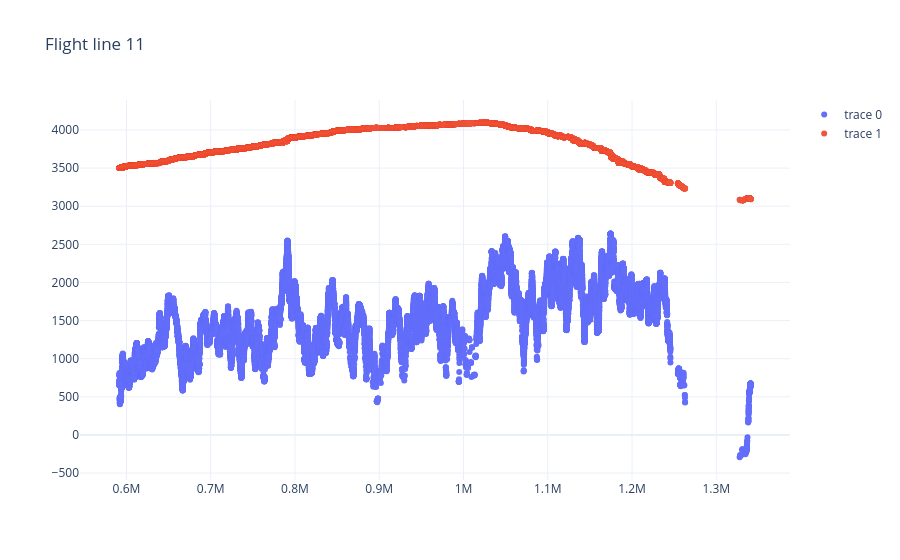

Write notebook code for a chart like this one.
### Markdown cell above
# Look at roughness ratio between surface and bed

### Code cell
fig = go.Figure(data = go.Scatter(x = bas_agab[bas_agab["trajectory_id"] == 11]["x"], 
                                  y = bas_agab[bas_agab["trajectory_id"] == 11]["b"], 
                                  mode = 'markers'))
fig.add_trace(go.Scatter(x = bas_agab[bas_agab["trajectory_id"] == 11]["x"], 
                                  y = bas_agab[bas_agab["trajectory_id"] == 11]["s"], 
                                  mode = 'markers'))
fig.update_layout(title = "Flight line 11", template = "plotly_white")
# Dome A is around 1 M
fig.show()

### Figure 1 — Plotly figure (JSON) as saved in the notebook; plotly's stock layout.template omitted (floating-point values rounded to 4 significant figures; data arrays with more than 128 entries replaced by an {"elided": "..."} marker saying what was removed)
{"data": [{"mode": "markers", "type": "scatter", "x": {"elided": "29589 float values"}, "y": {"elided": "29589 float values"}}, {"mode": "markers", "type": "scatter", "x": {"elided": "29589 float values"}, "y": {"elided": "29589 float values"}}], "layout": {"title": {"text": "Flight line 11"}}}
